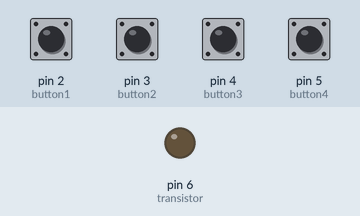
Recording of a sketch running on a simulated Arduino Uno, built with avr-gcc and run on an emulated ATmega328P. Parts: output pins drawn as LEDs (lit = HIGH). Inputs (shaded band) come from the test bench; at power-on: pin 2 (button1), pin 3 (button2), pin 4 (button3), pin 5 (button4) LOW.

Above: at 1.2 s.
1.3 s: pin 2 (button1) pulled HIGH for 0.15 s
Timing chart, 0 to 4.3 s (numbered marks = the images above; inputs shaded):
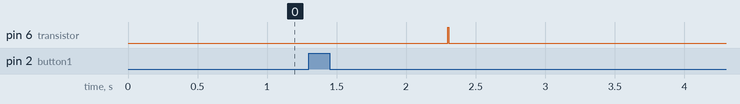

The sketch:

transistor_intervals.ino
```cpp
const int button1 = 2;
const int button2 = 3;
const int button3 = 4;
const int button4 = 5;
const int transistor = 6;

int buttonState1 = 0;
int buttonState2 = 0;
int buttonState3 = 0;
int buttonState4 = 0;

void setup() {
    pinMode(button1, INPUT);
    pinMode(button2, INPUT);
    pinMode(button3, INPUT);
    pinMode(button4, INPUT);
    pinMode(transistor, OUTPUT);
}

void loop() {

    buttonState1 = digitalRead(button1);
    buttonState2 = digitalRead(button2);
    buttonState3 = digitalRead(button3);
    buttonState4 = digitalRead(button4);

    if (buttonState1 == HIGH) {
        delay(1000);
        digitalWrite(transistor, HIGH);
        delay(8);
        digitalWrite(transistor, LOW);
    }

    if (buttonState2 == HIGH) {
        delay(1000);
        digitalWrite(transistor, HIGH);
        delay(10);
        digitalWrite(transistor, LOW);
    }

    if (buttonState3 == HIGH) {
        delay(1000);
        digitalWrite(transistor, HIGH);
        delay(12);
        digitalWrite(transistor, LOW);
    }

    if (buttonState4 == HIGH) {
        delay(1000);
        digitalWrite(transistor, HIGH);
        delay(15);
        digitalWrite(transistor, LOW);
    }
}
```

Measured:
- after the input at 1.3 s, pin 6 (transistor): LOW → HIGH after 1.0 s, → LOW 0.01 s later
